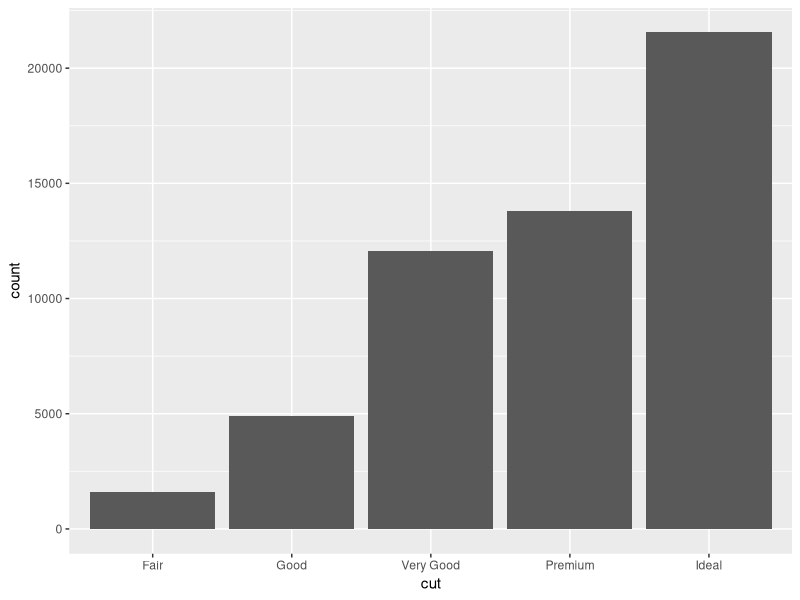
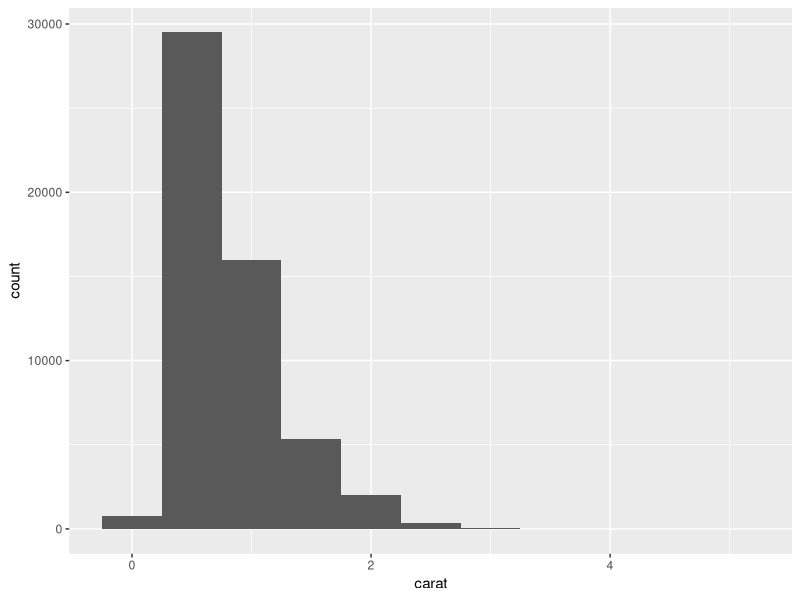
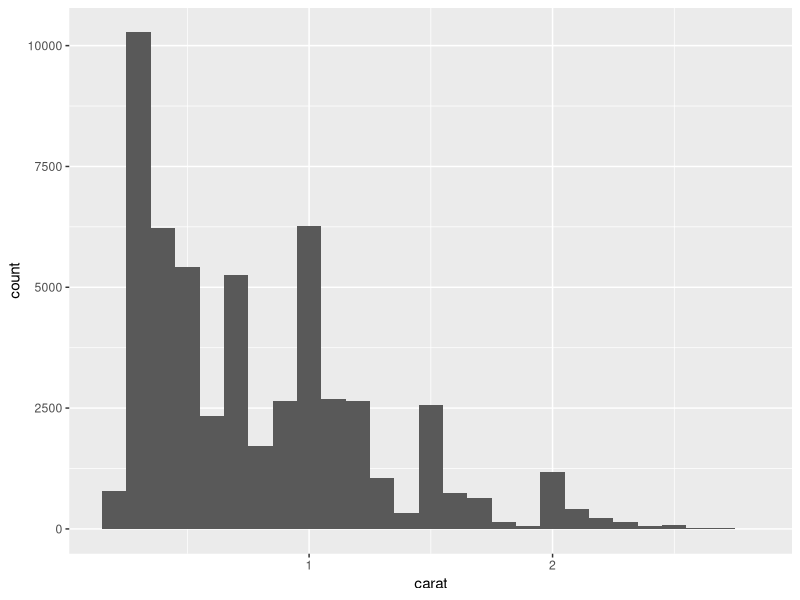
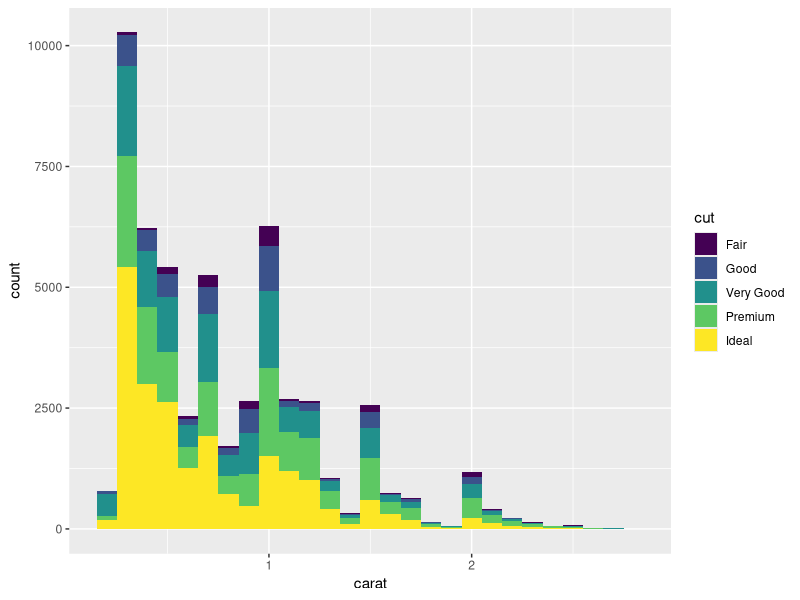
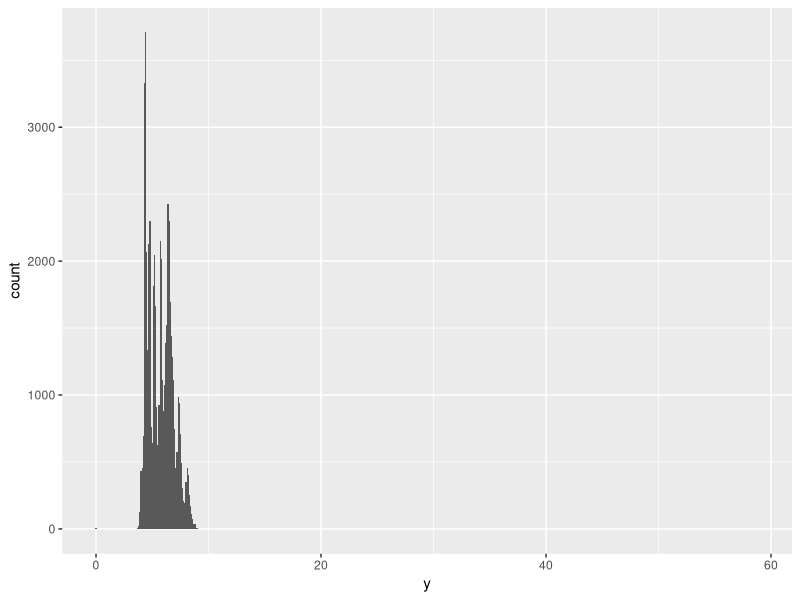
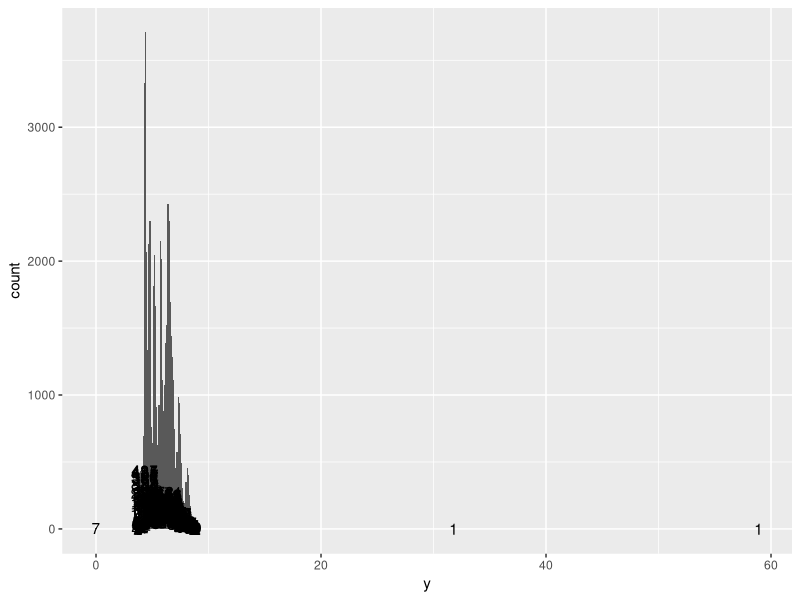
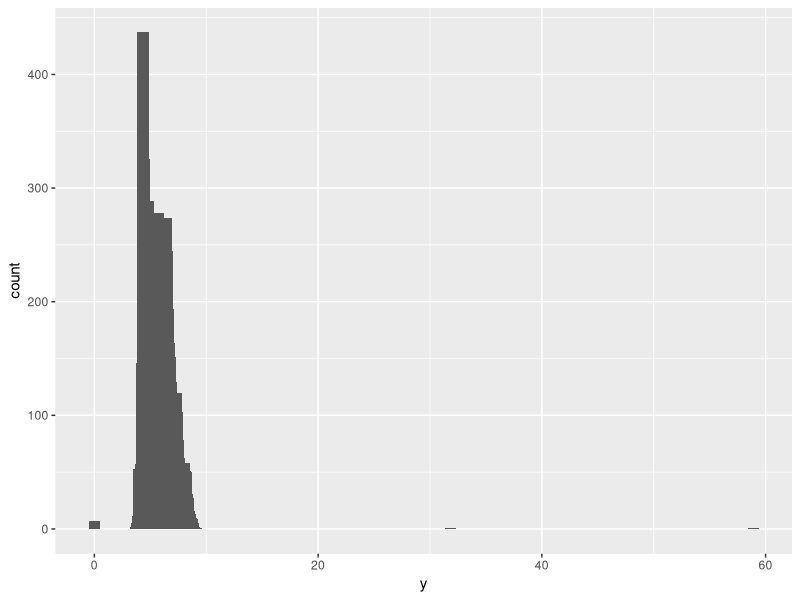
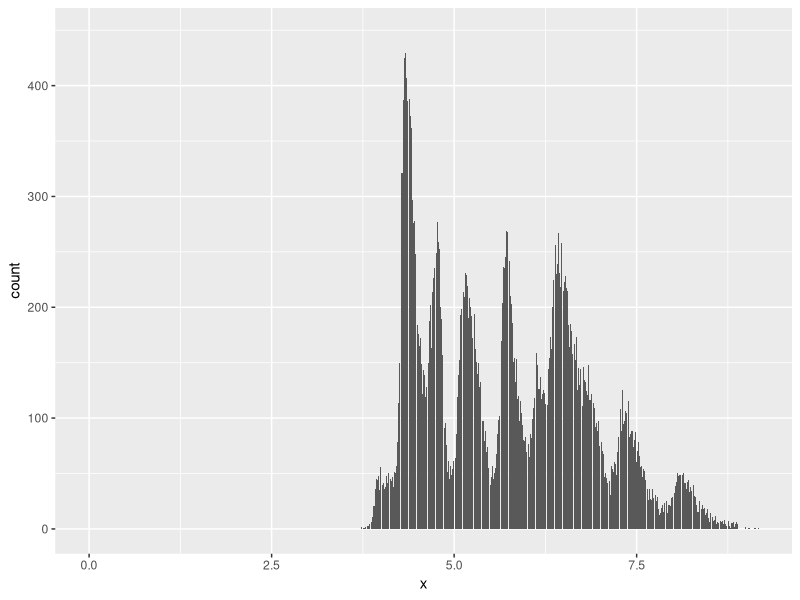

Reproduce these figures in R, in order.
#23-0211 #sat 02:19

library(tidyverse)

diamonds
diamonds |> group_by(cut) |> summarise(n = n())
diamonds |> count(cut)
diamonds |> ggplot(aes(x = cut)) + geom_bar()

#그래프
diamonds |> ggplot(aes(x = carat)) + 
  geom_histogram(binwidth = .5)
args(geom_histogram)

diamonds |> dim()
diamonds$carat |> n_distinct()
range(diamonds$carat) #최소 #최대

summary(diamonds)
args(cut_width)

#연속형의 수량을 계산할 때 -----------------------------
diamonds |> count(cut_width(carat, .1)) #중요

#수량 변경한 후 그래프
diamonds |> filter(carat < 3) -> smaller
smaller |> ggplot(aes(x = carat)) + 
  geom_histogram(binwidth = .1)

smaller |> ggplot(aes(x = carat)) + 
  geom_histogram(binwidth = .1, aes(fill = cut))

#faithful
faithfuld

#이상값
smaller |> ggplot(aes(x = y, y = stat(count))) +
  geom_histogram(binwidth = .1) 

smaller |> ggplot(aes(x = y)) +
  geom_histogram(binwidth = .1) +
  geom_text(aes(label = ..count..), stat = "count")
  #geom_label(aes(label = stat(count)), stat = "count")

  
  smaller |> ggplot(aes(x = y, y = stat(count))) +
    geom_bar(width = 1)
  
  args(geom_bar)
args(geom_label)
args(geom_text)



args(geom_text)


#dataset 만들기
smaller |> count(cut_width(y, width = 1))

smaller -> smaller2
smaller2
summary(smaller2)

  #EDA x, y
smaller |> count(cut_width(x, width = 1))
smaller |> count(cut_width(z, width = 1))

smaller |> ggplot(aes(x = x)) + 
  geom_histogram(stat = "count")

smaller |> ggplot(aes(x = z)) + 
  geom_histogram(stat = "count") +
  coord_cartesian(ylim = c(0,50))

#-




























